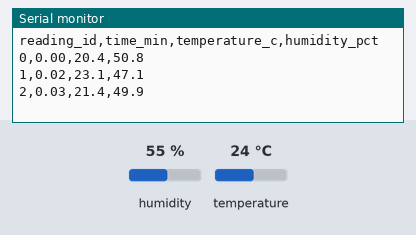
Recording of a sketch running on a simulated ESP32. On the bench: the last lines printed to the serial monitor. The test bench sets the inputs (shaded band); at power-on: humidity 55 %, temperature 24 °C. Random numbers use the default seed unless the sketch sets one.

Above: at 2.8 s.
2.9 s: humidity set to 22 %
At 3.3 s:
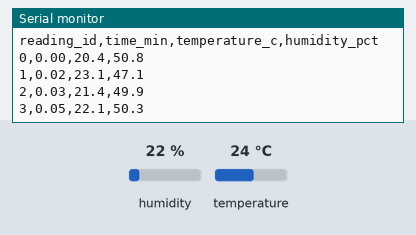
5.6 s: temperature set to 12 °C
At 6.8 s:
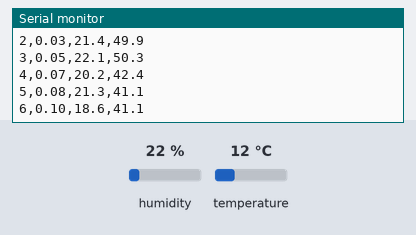
8.3 s: humidity set to 40 %
At 9.7 s:
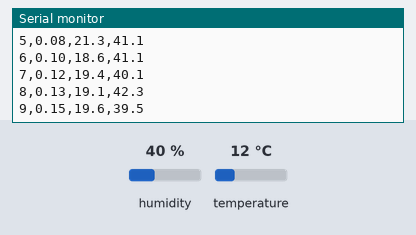
Timing chart, 0 to 11.3 s (numbered marks = the images above; inputs shaded):
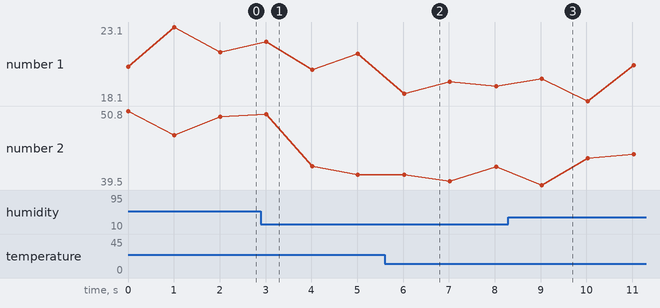

Measured:
- after the input at 5.6 s, the serial monitor: prints a new line after 0.42 s (image 2)
- plotted number 1: 21.3 → 19.1 after the input at 5.6 s
- plotted number 2: 49.9 → 41.1 after the input at 2.9 s, 42.3 → 46 after the input at 8.3 s

The sketch:

wokwi_sensor_firmware.ino
```cpp
/*
   wokwi_sensor_firmware.ino

   ESP32 + DHT22 environmental sensor simulation, built for Wokwi.
   Outputs one CSV line per reading over the serial monitor:

       reading_id,time_min,temperature_c,humidity_pct

   -----------------------------------------------------------------
   A note on how this file was built:

   Unlike data_pipeline.py, which was verified field-by-field against
   your actual published 402-row dataset, there is no surviving copy
   of the original firmware or its raw serial output to check this
   against, only the report's description of what it did: realistic,
   time-varying temperature and humidity readings, drifting from
   about 21 C to 29 C and 47% to 33% humidity over roughly 400
   readings, with reading-to-reading noise on top of that trend.

   This is a from-scratch reconstruction matching that description: a
   slow drift toward a moving target value, plus small random noise
   each reading, which is a standard way to make a Wokwi virtual DHT22
   (which otherwise just reports a fixed value) produce a believable
   changing environment for a demo. Treat this file as a faithful
   *behavioral* match, not a recovered original.
   -----------------------------------------------------------------
*/

#include <DHT.h>

#define DHTPIN 4
#define DHTTYPE DHT22

DHT dht(DHTPIN, DHTTYPE);

// Drift model: temperature trends upward, humidity trends downward,
// matching the environmental degradation described in the report.
float currentTemp = 21.0;
float currentHumidity = 47.0;
const float TEMP_TARGET = 29.0;
const float HUMIDITY_TARGET = 33.0;
const int TOTAL_READINGS = 402;

int readingId = 0;
unsigned long startTime = 0;

float randomNoise(float magnitude) {
  // Small symmetric noise, +/- magnitude, one decimal place.
  long steps = (long)(magnitude * 20);
  long r = random(-steps, steps + 1);
  return r / 10.0;
}

void setup() {
  Serial.begin(115200);
  dht.begin();
  randomSeed(analogRead(0));
  startTime = millis();

  // CSV header, matches what data_pipeline.py expects as input.
  Serial.println("reading_id,time_min,temperature_c,humidity_pct");
}

void loop() {
  if (readingId >= TOTAL_READINGS) {
    return;  // monitoring window complete
  }

  // Step the drift target slowly across the whole session so the trend
  // is smooth over ~400 readings, not a straight line reading to reading.
  float progress = (float)readingId / TOTAL_READINGS;
  float driftTemp = 21.0 + (TEMP_TARGET - 21.0) * progress;
  float driftHumidity = 47.0 + (HUMIDITY_TARGET - 47.0) * progress;

  // Blend the slow drift target with the sensor's actual reading (in
  // Wokwi, the DHT22's own value, adjustable on its virtual slider) and
  // add small reading-to-reading noise on top.
  float sensorTemp = dht.readTemperature();
  float sensorHumidity = dht.readHumidity();
  if (isnan(sensorTemp)) sensorTemp = driftTemp;
  if (isnan(sensorHumidity)) sensorHumidity = driftHumidity;

  currentTemp = (driftTemp * 0.8) + (sensorTemp * 0.2) + randomNoise(0.9);
  currentHumidity = (driftHumidity * 0.8) + (sensorHumidity * 0.2) + randomNoise(1.2);

  float timeMinutes = (millis() - startTime) / 60000.0;

  Serial.print(readingId);
  Serial.print(",");
  Serial.print(timeMinutes, 2);
  Serial.print(",");
  Serial.print(currentTemp, 1);
  Serial.print(",");
  Serial.println(currentHumidity, 1);

  readingId++;
  delay(1000);  // one reading per second in simulated time
}
```
